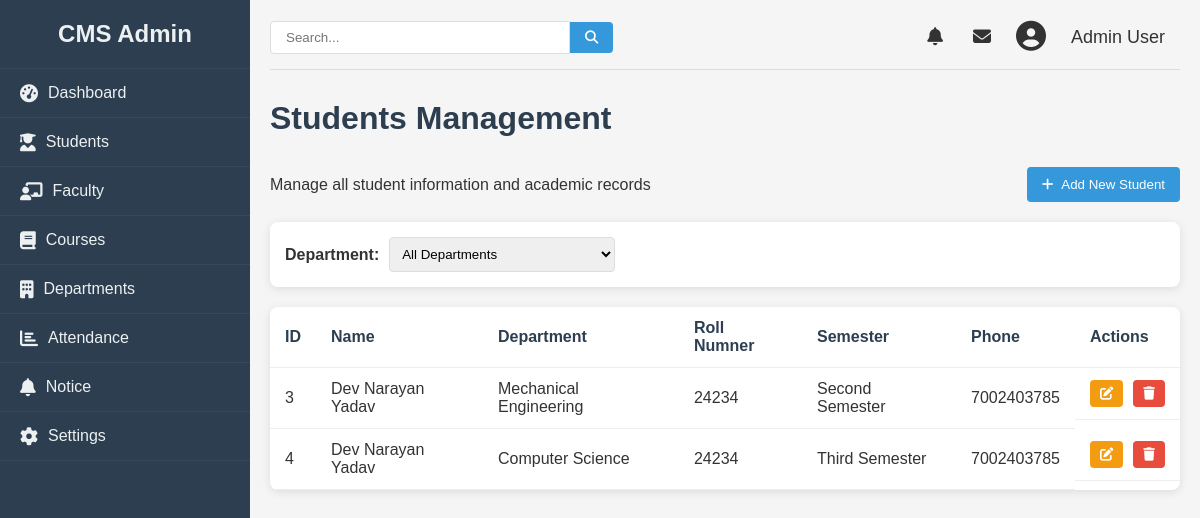
The app's page /admin/student (signed in), older data.
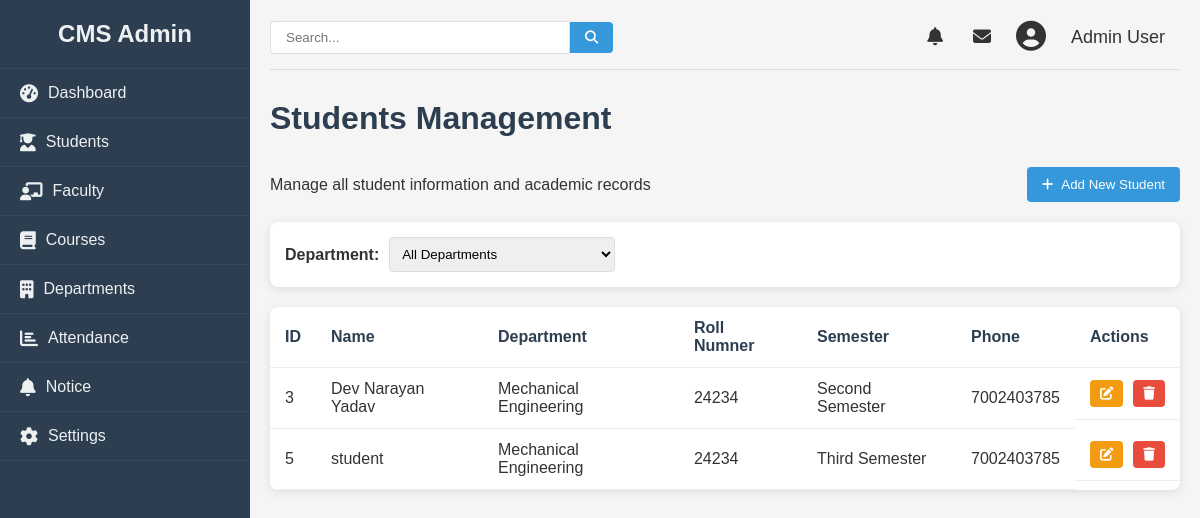
The same page, newer data.
### college/model.py (models this page shows, shortened)
class Student(db.Model):
    id = db.Column(db.Integer, primary_key=True)
    name = db.Column(db.String(100), nullable=False)
    roll = db.Column(db.Integer, nullable=False)
    email = db.Column(db.String(100), nullable=False)
    phone = db.Column(db.Integer, nullable=False)
    semester = db.Column(db.Integer, nullable=False)
    dob = db.Column(db.Date, nullable=False)
    gender = db.Column(db.String, nullable=False)
    department = db.Column(db.String, nullable=False)
    address = db.Column(db.String, nullable=False)

### college/admin/adminroute.py (the view)
@app.route("/admin/student", methods = ["GET", "POST"])
def stdn():
    logged = 'user_id' in session
    if logged:
        users = Student.query.all()
        return render_template("student.html", students= users, departments= dep)
    else:
        return redirect(url_for("login"))

### college/admin/templates/student.html (shortened to what this page needs)
{% from "macro/cmsnav.html" import cmsnav%}
{%extends "admbase.html"%}
{%block head%}
<link rel="stylesheet" href="{{url_for('static', filename='css/styles.css')}}">
<link rel="stylesheet" href="https://cdnjs.cloudflare.com/ajax/libs/font-awesome/6.4.0/css/all.min.css">
{%endblock%}
{%block content%}
<div class="container" w-tid="21">
    {{cmsnav()}}
    <main class="main-content" w-tid="111">
        <header class="top-header" w-tid="113">
            <div class="search-box" w-tid="115">
                <input type="text" placeholder="Search..." w-tid="117" />
                <button w-tid="119"><i class="fas fa-search" w-tid="121"></i></button>
            </div>
            <div class="user-profile" w-tid="123">
                <span class="notification" w-tid="125"><i class="fas fa-bell" w-tid="127"></i></span>
                <span class="message" w-tid="129"><i class="fas fa-envelope" w-tid="131"></i></span>
                <div class="profile-img" w-tid="133">
                    <i class="fas fa-user-circle" w-tid="135"></i>
                </div>
                <span class="username" w-tid="137">Admin User</span>
            </div>
        </header>
        <div id="dashboard-page" class="content-section" w-tid="139">
            <div class="dashboard" w-tid="141">
                <h1 w-tid="357">Students Management</h1>
                <div class="students-header" w-tid="359">
                    <p w-tid="361">Manage all student information and academic records</p>
                    <button class="add-student-btn" w-tid="363">
                        <a style="text-decoration: none; color:white;" href="/admin/addstudent">
                            <i class="fas fa-plus" w-tid="365"></i>
                            Add New Student
                        </a>
                    </button>
                </div>
                <div class="student-filters" w-tid="367">
                    <div class="filter-group" w-tid="369">
                        <label w-tid="371">Department:</label>
                        <select w-tid="373">
                            <option w-tid="375">All Departments</option>
                        </select>
                    </div>
                </div>
                <div class="students-table" w-tid="415">
                    <table w-tid="417">
                        <thead w-tid="419">
                            <tr w-tid="421">
                                <th w-tid="423">ID</th>
                                <th w-tid="425">Name</th>
                                <th w-tid="427">Department</th>
                                <th w-tid="425">Roll Numner</th>
                                <th w-tid="429">Semester</th>
                                <th w-tid="433">Phone</th>
                                <th w-tid="437">Actions</th>
                            </tr>
                        </thead>
                        <tbody w-tid="439">
                            {%for student in students%}
                            <tr w-tid="441">
                                <td w-tid="443">{{student.id}}</td>
                                <td w-tid="445">{{student.name}}</td>
                                <td w-tid="447">{{student.department}}</td>
                                <td w-tid="449">{{student.roll}}</td>
                                <td w-tid="451">{{student.semester}}</td>
                                <td w-tid="453">{{student.phone}}</td>
                                <td class="action-cell" w-tid="459">
                                    <button class="action-btn edit-btn" w-tid="465">
                                        <a href="/admin/update/student/{{student.id}}">
                                            <i class="fas fa-edit" w-tid="467"></i>
                                        </a>
                                    </button>
                                    <button class="action-btn delete-btn" w-tid="469">
                                        <a href="/admin/student/delete/{{student.id}}"><i class="fas fa-trash" w-tid="723"></i></a>
                                        </button>
                                </td>
                            </tr>
                            {%endfor%}
                        </tbody>
                    </table>
                </div>
            </div>
        </div>
    </main>
</div>
{%endblock%}

### college/admin/templates/macro/cmsnav.html (shortened to what this page needs)
{%macro cmsnav()%}
<aside class="sidebar" w-tid="23">
    <div class="sidebar-header" w-tid="25">
        <h2 w-tid="27">CMS Admin</h2>
    </div>
    <nav class="sidebar-nav" w-tid="29">
        <ul w-tid="31">
            <li w-tid="33"><a href="/admin" data-page="dashboard-page" w-tid="35"><i class="fas fa-tachometer-alt"
                        w-tid="37"></i> Dashboard</a></li>
            <li  w-tid="39"><a href="/admin/student" data-page="students-page" w-tid="41"><i
                        class="fas fa-user-graduate" w-tid="43"></i> Students</a></li>
            <li w-tid="45"><a href="/admin/faculty" data-page="faculty-page" w-tid="47"><i
                        class="fas fa-chalkboard-teacher" w-tid="49"></i> Faculty</a></li>
            <li w-tid="51"><a href="/admin/courses" data-page="courses-page" w-tid="53"><i class="fas fa-book"
                        w-tid="55"></i> Courses</a></li>
            <li w-tid="57"><a href="/admin/department" data-page="department-page" w-tid="59"><i class="fas fa-building"
                        w-tid="61"></i> Departments</a></li>
            <li w-tid="87"><a href="/admin/attendence" data-page="attendance-page" w-tid="89"><i class="fas fa-chart-bar"
                        w-tid="91"></i> Attendance</a></li>
            <li w-tid="99"><a href="/admin/notice" data-page="notice-page" w-tid="101"><i class="fas fa-bell"
                        w-tid="103"></i> Notice</a></li>
            <li w-tid="93"><a href="/" data-page="settings-page" w-tid="95"><i class="fas fa-cog" w-tid="97"></i>
                    Settings</a></li>
        </ul>
    </nav>
</aside>
{%endmacro%}

### college/admin/templates/admbase.html (shortened to what this page needs)
<!DOCTYPE html>
<html lang="en">
<head>
    {%block head%}
    {%endblock%}
</head>
<body>
    {%block content%}
    {%endblock%}
</body>
</html>

### college/static/css/styles.css (style rules this page uses)
* { margin: 0; padding: 0; box-sizing: border-box; }
body { font-family: Arial, sans-serif; background-color: #f5f5f5; color: #333; }
a { text-decoration: none; color:inherit; }
.container { display: flex; min-height: 100vh; }
.sidebar { width: 250px; background-color: #2c3e50; color: #ecf0f1; transition: all 0.3s ease; }
.sidebar-header { padding: 20px; text-align: center; border-bottom: 1px solid #34495e; }
.sidebar-nav ul { list-style: none; }
.sidebar-nav li { padding: 15px 20px; border-bottom: 1px solid #34495e; transition: all 0.3s ease; }
.sidebar-nav a { color: #ecf0f1; text-decoration: none; display: flex; align-items: center; }
.sidebar-nav i { margin-right: 10px; font-size: 18px; }
.main-content { flex: 1; padding: 20px; }
.top-header { display: flex; justify-content: space-between; align-items: center; margin-bottom: 30px; padding-bottom: 15px; border-bottom: 1px solid #ddd; }
.search-box { display: flex; align-items: center; }
.search-box input { padding: 8px 15px; border: 1px solid #ddd; border-radius: 4px 0 0 4px; width: 300px; }
.search-box button { background: #3498db; color: white; border: none; padding: 8px 15px; border-radius: 0 4px 4px 0; cursor: pointer; }
.user-profile { display: flex; align-items: center; }
.user-profile span { margin: 0 15px; font-size: 18px; cursor: pointer; }
.profile-img { font-size: 30px; margin: 0 10px; }
.dashboard h1 { margin-bottom: 30px; color: #2c3e50; }
table { width: 100%; border-collapse: collapse; }
th, td { padding: 12px 15px; text-align: left; border-bottom: 1px solid #eee; }
th { font-weight: bold; color: #2c3e50; }
.content-section { display: none; }
#dashboard-page { display: block; }
.students-header { display: flex; justify-content: space-between; align-items: center; margin-bottom: 20px; }
.add-student-btn { background-color: #3498db; color: white; border: none; padding: 10px 15px; border-radius: 4px; cursor: pointer; display: flex; align-items: center; }
.add-student-btn i { margin-right: 5px; }
.student-filters { display: flex; justify-content: space-between; margin-bottom: 20px; background: white; padding: 15px; border-radius: 8px; box-shadow: 0 2px 10px rgba(0, 0, 0, 0.1); }
.filter-group { display: flex; align-items: center; }
.filter-group label { margin-right: 10px; font-weight: bold; }
.filter-group select { padding: 8px; border-radius: 4px; border: 1px solid #ddd; }
.students-table { background: white; border-radius: 8px; box-shadow: 0 2px 10px rgba(0, 0, 0, 0.1); overflow: hidden; }
.action-cell { display: flex; gap: 10px; }
.action-btn { padding: 6px 10px; border-radius: 4px; cursor: pointer; border: none; color: white; }
.edit-btn { background-color: #f39c12; }
.delete-btn { background-color: #e74c3c; }

Row changes from the older to the newer data that the page shows:
removed Student: id "4", name "Dev Narayan Yadav", department "Computer Science", roll "24234", semester "Third Semester", phone "7002403785"
added Student: id "5", name "student", department "Mechanical Engineering", roll "24234", semester "Third Semester", phone "7002403785"
